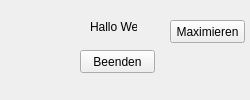
<?xml version="1.0" encoding="UTF-8"?>
<ui version="4.0">
 <class>MeinFormular</class>
 <widget class="QMainWindow" name="MeinFormular">
  <property name="geometry">
   <rect>
    <x>0</x>
    <y>0</y>
    <width>250</width>
    <height>100</height>
   </rect>
  </property>
  <property name="cursor">
   <cursorShape>ArrowCursor</cursorShape>
  </property>
  <property name="windowTitle">
   <string>Hallo Welt</string>
  </property>
  <widget class="QWidget" name="centralwidget">
   <widget class="QLabel" name="label">
    <property name="geometry">
     <rect>
      <x>90</x>
      <y>20</y>
      <width>47</width>
      <height>13</height>
     </rect>
    </property>
    <property name="text">
     <string>Hallo Welt</string>
    </property>
   </widget>
   <widget class="QPushButton" name="pushButton">
    <property name="geometry">
     <rect>
      <x>80</x>
      <y>50</y>
      <width>75</width>
      <height>23</height>
     </rect>
    </property>
    <property name="text">
     <string>Beenden</string>
    </property>
   </widget>
   <widget class="QPushButton" name="pushButton_2">
    <property name="geometry">
     <rect>
      <x>170</x>
      <y>20</y>
      <width>75</width>
      <height>23</height>
     </rect>
    </property>
    <property name="text">
     <string>Maximieren</string>
    </property>
   </widget>
  </widget>
 </widget>
 <resources/>
 <connections>
  <connection>
   <sender>pushButton_2</sender>
   <signal>clicked()</signal>
   <receiver>MeinFormular</receiver>
   <slot>showMaximized()</slot>
   <hints>
    <hint type="sourcelabel">
     <x>186</x>
     <y>32</y>
    </hint>
    <hint type="destinationlabel">
     <x>205</x>
     <y>76</y>
    </hint>
   </hints>
  </connection>
  <connection>
   <sender>pushButton</sender>
   <signal>clicked()</signal>
   <receiver>MeinFormular</receiver>
   <slot>close()</slot>
   <hints>
    <hint type="sourcelabel">
     <x>124</x>
     <y>63</y>
    </hint>
    <hint type="destinationlabel">
     <x>163</x>
     <y>84</y>
    </hint>
   </hints>
  </connection>
 </connections>
</ui>
